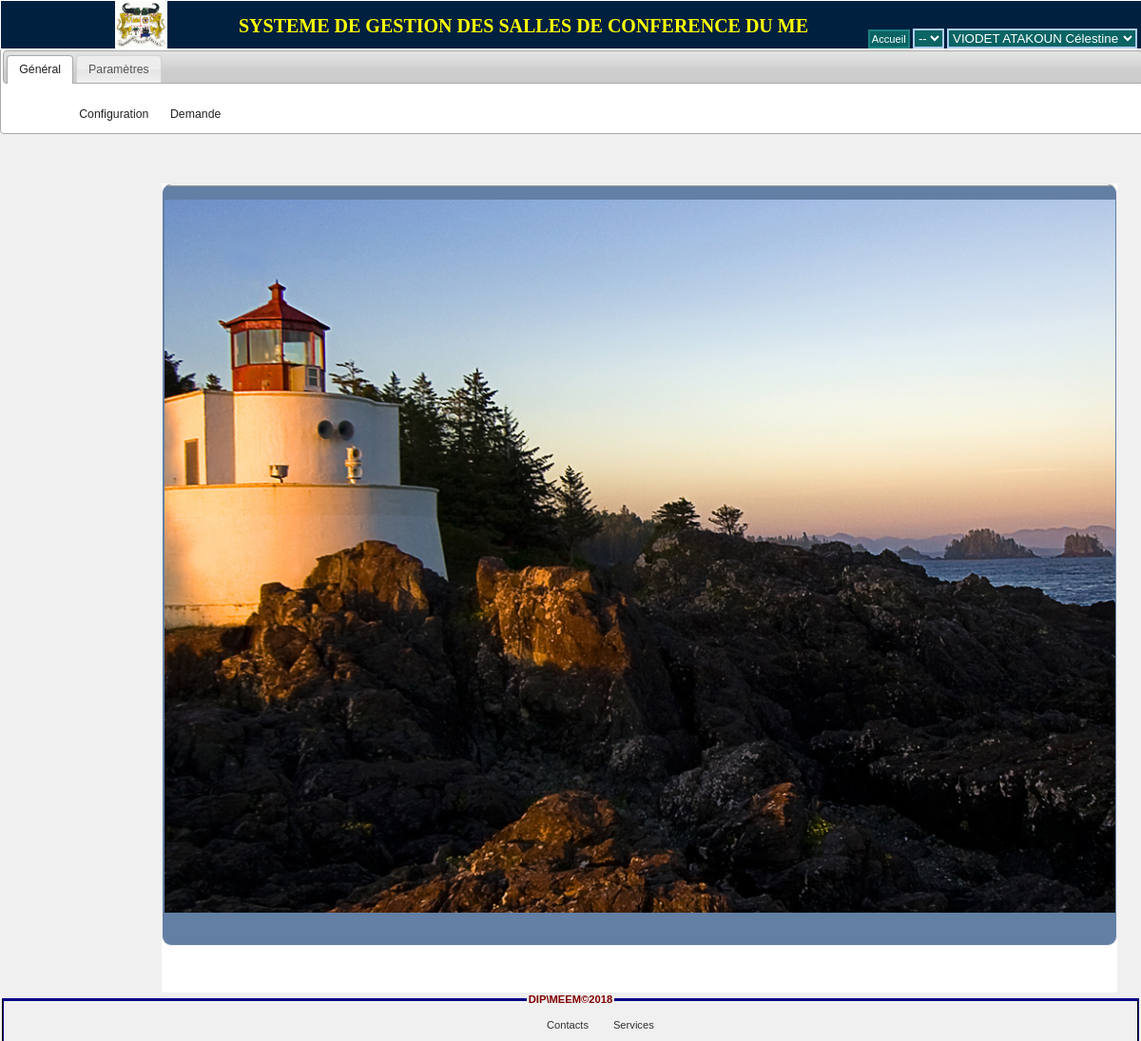
Screenshot of /index.php?sec_1=1 (signed in) with the database file from the repository.
### tables this page shows
CREATE TABLE IF NOT EXISTS `intervenant` (
  `id` int(11) NOT NULL AUTO_INCREMENT,
  `nom` varchar(255) NOT NULL,
  `prenom` varchar(255) NOT NULL,
  `login` varchar(255) NOT NULL,
  `mdp` varchar(255) NOT NULL,
  `genre` int(11) NOT NULL COMMENT '0 pour homme, 1 pour femme',
  `etat_matrimoniale` int(11) NOT NULL COMMENT '0 pour célibataire, 1 pour marié',
  `nombre_enfant` int(11) NOT NULL,
  `telephone` varchar(255) NOT NULL,
  `email` varchar(255) NOT NULL,
  `photo_url` varchar(255) NOT NULL,
  `id_poste` int(11) NOT NULL,
  `salaire` bigint(20) NOT NULL,
  `mode_payement` int(11) NOT NULL COMMENT '0 pour espèce, 1 pour cheque',
  `date_embauche` date NOT NULL,
  `status` int(11) NOT NULL,
  `id_intervenant_enreg` int(11) NOT NULL,
  `date_enregistrement` datetime NOT NULL,
  PRIMARY KEY (`id`),
  UNIQUE KEY `login` (`login`),
  KEY `ind_id_poste` (`id_poste`),
  KEY `ind_id_intervenant_enreg` (`id_intervenant_enreg`),
  KEY `ind_mdp` (`mdp`),
  KEY `ind_login` (`login`),
  KEY `login_2` (`login`)
);

CREATE TABLE IF NOT EXISTS `poste` (
  `id` int(11) NOT NULL AUTO_INCREMENT,
  `designation` varchar(255) NOT NULL,
  `description` varchar(255) NOT NULL,
  `id_direction` int(11) NOT NULL,
  `id_service` int(11) NOT NULL,
  `id_division` int(11) NOT NULL,
  `chef_direction_state` int(11) NOT NULL,
  PRIMARY KEY (`id`),
  KEY `ind_id_direction` (`id_direction`)
);

CREATE TABLE IF NOT EXISTS `categorie_menu` (
  `id` int(11) NOT NULL AUTO_INCREMENT,
  `designation` varchar(255) NOT NULL,
  `description` varchar(255) NOT NULL,
  `active_state` int(11) NOT NULL COMMENT '0 non active, 1 activé',
  `show_help` int(11) NOT NULL COMMENT '0 non active, 1 active',
  `position` int(11) NOT NULL COMMENT 'indique l''ordre d''affichage de cet onglet',
  PRIMARY KEY (`id`)
);

CREATE TABLE IF NOT EXISTS `menu` (
  `id` int(11) NOT NULL AUTO_INCREMENT,
  `designation` varchar(255) NOT NULL,
  `description` varchar(255) NOT NULL,
  `id_categorie` int(11) NOT NULL,
  `active_state` int(11) NOT NULL COMMENT '0 non active, 1 activé',
  `show_help` int(11) NOT NULL COMMENT '0 non active, 1 active',
  PRIMARY KEY (`id`),
  KEY `ind_id_categorie` (`id_categorie`)
);

### conf/DataBase.class.php (called while the page is built, shortened)
<?php
class DataBase
{
	var $bdd;
	var $dbHost="";
	var $dbName="";
	var $dbUser = "";
	var $dbMdp="";
	public function __construct($dbHost="localhost",$dbName="pmvc",$dbUser="root",$dbMdp=DBPWD)
	{
		$this->dbHost=$dbHost;
		$this->dbName=$dbName;
		$this->dbUser = $dbUser;
		$this->dbMdp=$dbMdp;
		$this->bdd = $this->connexiondb();
	}
	public function query($queryString)
	{
		if($this->bdd!=null)
		{
			$reponse = $this->bdd->query($queryString);
			return $reponse;
		}
		else
		{
			return null;
		}
	}
	public function queryOneRecord($queryString)
	{
		if($this->bdd!=null)
		{
			$reponse = $this->bdd->query($queryString);
			return $reponse->fetch();
		}
		else
		{
			return null;
		}
	}
	public function queryAllRecords($queryString)
	{
		if($this->bdd!=null)
		{
		    $reponse = $this->bdd->query($queryString);
			return  $reponse->fetchAll();
		}
		else
		{
			return null;
		}
	}
	public function connexiondb()
	{
		try
		{
			$pdo_options[PDO::ATTR_PERSISTENT] = true;
			$pdo_options[PDO::ATTR_ERRMODE] = PDO::ERRMODE_EXCEPTION;
			$pdo_options[PDO::MYSQL_ATTR_INIT_COMMAND] = "SET NAMES utf8";
			return new PDO('mysql:host='.$this->dbHost.';dbname='.$this->dbName, $this->dbUser, $this->dbMdp, $pdo_options);
		}
		catch(Exception $e)
		{
		    die ('erreur : '.$e->getMessage());
			return null;
		}
	}
}
?>

### conf/Intervenant.class.php (called while the page is built, shortened)
<?php
class Intervenant{
	var $data=array('id'=>0);
	function __construct($id_intervenant){
        $this->db = new DataBase();
		if(is_numeric($id_intervenant)&&$id_intervenant>0)
		{
			$this->data = $this->db->queryOneRecord('select inter.*, p.designation poste from `intervenant` inter left join `poste` p on p.id = inter.id_poste where inter.id='.$id_intervenant);
		}
		else $this->data = array('id'=>0);
    }
	public function nom()
	{
		return isset($this->data['nom'])?$this->data['nom']:'';
	}
	public function prenom()
	{
	   return isset($this->data['prenom'])?$this->data['prenom']:'';
	}
	public function id_poste()
	{
		return isset($this->data['id_poste'])?$this->data['id_poste']:0;
	}
	public function poste()
	{
		return isset($this->data['poste'])?$this->data['poste']:'';
	}
	public function nav_menus()
	{
	    return Systeme::nav_menus($this->id_poste());
	}
}

### conf/Systeme.class.php (called while the page is built, shortened)
<?php
class Systeme {
	public static $db;
	public static function init($run_webgate_notifier=true)
	{
		self::$db = DataBase::getInstance();
	}
	public static function nav_menus($id_poste = 0)
	{
		$nav_menu = array();
		if(is_numeric($id_poste)&&$id_poste>0)
		{
		    $menus = self::$db->queryAllRecords('select * from `menu` where id in (select sm.id_menu from `sous_menu` sm, `poste_sous_menu` psm where sm.id = psm.id_sous_menu and psm.id_poste = '.$id_poste.') and active_state=1');
			$categories = self::$db->query('select * from categorie_menu where active_state=1 order by position asc');
			while($cat = $categories->fetch())
			{
				$cat_menu = array();
				foreach($menus as $m)
				{
				  if($cat['id']==$m['id_categorie'])
				  $cat_menu[] = $m;
				}
				$nav_menu[] = array('id'=>$cat['id'],'designation'=>$cat['designation'],'description'=>$cat['description'],'active_state'=>$cat['active_state'],'show_help'=>$cat['show_help'],'menus'=>$cat_menu);
			}
		}
	    return $nav_menu;
	}
}

### index.php (the view, shortened to what this page needs)
<?php
require_once("requirements.php");
$connected = false;
if(isset($_SESSION['id_intervenant']))
{
	$connected = true;
	$intervenant = new Intervenant($_SESSION['id_intervenant']);
}
?>
<!DOCTYPE html>
<html>
<head>
		<link rel="stylesheet" href="js/bxslider/jquery.bxslider.css" type="text/css" />
		<link rel="stylesheet" href="css/style.css" />
		<link rel="stylesheet" type="text/css" href="lib/jquery-ui-1.10.1/development-bundle/themes/base/jquery.ui.all.css" />
		<link rel="stylesheet" type="text/css" href="lib/jquery-ui-1.10.1/development-bundle/themes/base/jquery.ui.dataTable.css" />
		<link rel="stylesheet" type="text/css" href="lib/DataTables-1.10.2/extensions/TableTools/css/dataTables.tableTools.css" />
		<link rel="stylesheet" type="text/css" href="css/simplePagination.css">
		<link rel="stylesheet" type="text/css" href="lib/fancybox/source/jquery.fancybox.css?v=2.1.5" media="screen" />
		<link rel="stylesheet" type="text/css" href="lib/fancybox/source/helpers/jquery.fancybox-buttons.css?v=1.0.5" />
		<link rel="stylesheet" type="text/css" href="lib/fancybox/source/helpers/jquery.fancybox-thumbs.css?v=1.0.7" />
		<link rel="stylesheet" type="text/css" href="lib/select2/select2.min.css">
</head>
<body>
<div id="page">
        <div id="header" style="border:1px solid white;">
            <img src="img/logo.png" class="logo"/><div class="app_title"><?php echo app_title;?></div>
			<?php if($connected){?>
			<form>
				<a href="index.php" class="b_home" style="">Accueil</a>
				<select name="globalYear" title="Excercice">
					<?php
					    echo '<option value="'.date('Y').'"> -- </option>';
					?>
				</select>
				<select name = "sessionInfo" title="<?php echo $intervenant->poste();?>">
					<option value="0"><?php echo $intervenant->nom().' '.$intervenant->prenom();?></option>
				</select>
			</form>
			<?php } ?>
	    </div>
		<?php
			if($connected)
			{
				include('includes/connected.php');
			}
			else
			{
				include('includes/connexion.php');
			}
		?>
		<div id="footer">
			<fieldset>
			<legend>DIP\MEEM&copy;2018</legend>
			<ul>
				<li title="">Contacts</li>
				<li title="">Services</li>
			</ul>
			</fieldset>
		</div>
</div>
</body>
</html>

### includes/connected.php (shortened to what this page needs)
<?php
require_once('dialog/data_table_export_dialog.php');
$nav_menu = $intervenant->nav_menus();
?>
	<div id="tabs">
		<ul>
		    <?php
			    $i=0;
                foreach($nav_menu as $categorie)
				{
				   if(count($categorie['menus'])>0)
				   {
					echo '<li><a href="#tabs-'.$i.'" title="'.(($categorie['show_help']==1)?$categorie['description']:'').'">'.$categorie['designation'].'</a></li>';
					$i++;
				   }
				}
			?>
		</ul>
		<?php
			$i=0;
			foreach($nav_menu as $categorie)
			{
			  $menus = $categorie['menus'];
			  if(count($menus)>0)
			  {
				  echo '<div id="tabs-'.$i.'" class="tab_content">';
				  echo '<ul>';
					  foreach($menus as $m)
					  {
						if(isset($_GET['m'])&&$_GET['m']==$m['id'])
						{
							echo '<li class="current_m"><a href="index.php?m='.$m['id'].'" title="'.(($m['show_help']==1)?$m['description']:'').'">'.$m['designation'].'</a></li>';
							echo '<input type="hidden" id="active_nav" value="'.$i.'">';
						}
						else
							echo '<li><a href="index.php?m='.$m['id'].'" title="'.(($m['show_help']==1)?$m['description']:'').'">'.$m['designation'].'</a></li>';
					  }
				  echo '</ul>';
				  echo '</div>';
				  $i++;
			  }
			}
		?>
	</div>
	<div id="wrap">
		<div id="left_menu">
		</div>
		<div id="right_menu">
		</div>
	   <div id="content">
				<?php
					if(isset($_GET['sm']))
					{
					    $id_sm = $db->escape($_GET['sm']);
					    $file = "src/".Systeme::sm_folder($id_sm)."/view/m".$_GET['m']."/".$id_sm.".php";
						if(file_exists($file))
						{
						    if($intervenant->hasSousMenu($id_sm)||(!is_numeric($id_sm) && count(explode('_',$id_sm))>1))
						    {
						    	if(is_numeric($id_sm))
						    	{
						    		$sys_date = new DateTime();
						    		$s_m = null;
						    		foreach ($sous_menus as $key => $sm) {
						    			if($sm['id'] == $id_sm)
						    			{
						    				$s_m = $sm;
						    				break;
						    			}
						    		}
						    		if($s_m['on_passwd_access']==0 && isset($_GET['sm_token']) && $_GET['sm_token'] == md5($_SESSION['sm_token']))
						    		{
						    			include($file);
						    		}
						    		else if($s_m['on_passwd_access']==1 && isset($_GET['sm_token']) && $_GET['sm_token'] == md5($_SESSION['sm_token']))
						    		{
						    			include($file);
						    		}
						    		else
						    		{
						    			include('includes/not_allowed_sm.php');
						    		}
						    	}
						    	else
						    	{
						    		include($file);
						    	}
						    }
							else
								include('includes/not_allowed_sm.php');
						}
					}
					else
					{
						include('includes/accueil.php');
					}
				?>
	   </div>
	</div>

### css/style.css (style rules this page uses)
body { background-color:rgb(240,240,240); color:#303030; font:76% Verdana,Tahoma,Arial,sans-serif; font-size:0.7em; width:100%; min-width:600px; min-height:700px; margin:0; padding:0; text-align:center; }
#page { margin:auto; }
#header { height:50px; background-color:rgb(128,0,0); background-color:rgb(0,32,64); position:fixed;width:100%; top:0px;width:100%; left:0px; z-index:120; }
#header .logo { display:inline-block; position:absolute; left:10%; height:50px; }
#header .app_title { color:yellow; font-size: 20px; font-family: "book old style"; font-weight: bold; margin-left: -150px; }
#header .b_home { text-decoration:none; display:inline-block; border:2px solid rgb(10,100,100); border:2px solid rgb(30,128,128); padding: 2px; }
#tabs { position:fixed;width:100%;z-index:100; top:50px; }
#header div { display:inline-block; position:absolute; left:400px; top:15px; color:white; font-size:14px; }
#header form { position:absolute; bottom:0px; right:5px; padding:0px; margin:0px; }
#header select,#header a { background-color:rgb(10,100,100); color:white; margin:0; }
.tab_content { text-align:left; height:25px; }
.tab_content li { display:inline-block; margin-left:2%; }
.tab_content a { text-decoration:none; }
#wrap { width:100%; min-width:400px; margin:auto; margin-top:165px; min-height:500px; min-height:500px; border-color:rgb(128,0,0); border-width:3px; border-bottom:none;border-right:none;border-left:none; }
#left_menu { width:170px; overflow:hidden; min-height:500px; text-align:left; padding-left:0%; word-wrap:break-word; position:fixed; left:0px; top:165px; z-index:100; background-color:rgb(240,240,240); overflow-y: auto; }
#right_menu { width:5px; overflow:hidden; min-height:500px; text-align:right; padding-right:1%; word-wrap:break-word; position:fixed; right:0px; top:165px; z-index:100; background-color:rgb(240,240,240); }
#content { background-color:white; margin-left:170px; margin-right:25px; min-height:580px; overflow: auto; border-top:thin outset; padding-bottom:100px; }
input, textarea,select { border: 2px solid #abcdef; }
#footer { clear:both; width:100%; height:50px; border-top:thin outset; text-align:center; position:fixed; bottom:0px; left:0px; z-index:100; background-color:rgb(240,240,240); }
#footer li { display:inline-block; margin-left:2%; cursor:pointer; }
#footer fieldset { border-bottom:inset; border-top:outset; border-color:rgb(0,0,50); }
#footer legend { color:rgb(128,0,0); font-weight:bold; }

### rows the page displays
intervenant: sessionInfo "VIODET ATAKOUN Célestine"
categorie_menu: designation "Général"
categorie_menu: designation "Paramètres"
menu: designation "Configuration"
menu: designation "Demande"

### other values shown
app_title "SYSTEME DE GESTION DES SALLES DE CONFERENCE DU ME"
